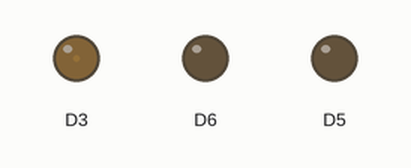
Simulated run of this sketch. Board: ESP8266 (NodeMCU). Shown: output pins drawn as LEDs (lit = HIGH).

Above: at 0.05 s.
At 1.0 s:
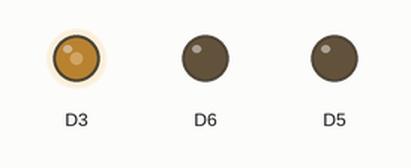
At 1.5 s:
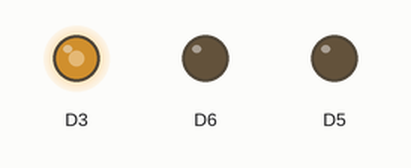
At 2.0 s:
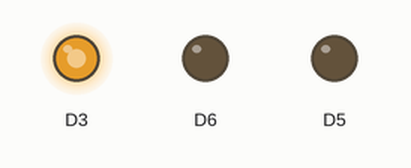
Timing chart, 0 to 4.6 s (numbered marks = the images above):
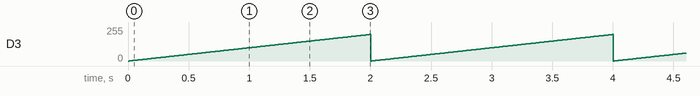

The sketch:

sketch_feb28a.ino
```cpp
void setup() {
  pinMode(D3, OUTPUT);
  pinMode(D5, OUTPUT);
  pinMode(D6, OUTPUT);
}

void loop() {
  digitalWrite(D3, LOW);
  digitalWrite(D5, LOW);
  digitalWrite(D6, LOW);

    analogWrite(D3, 0);

  float value = 0;

  while (value < 200) {
    analogWrite(D3, value);
    value++;
    delay(10);
  }
}
```

Measured:
- by itself, D3: ramps from 0/255 to 199/255 and jumps back, once every 2.0 s
